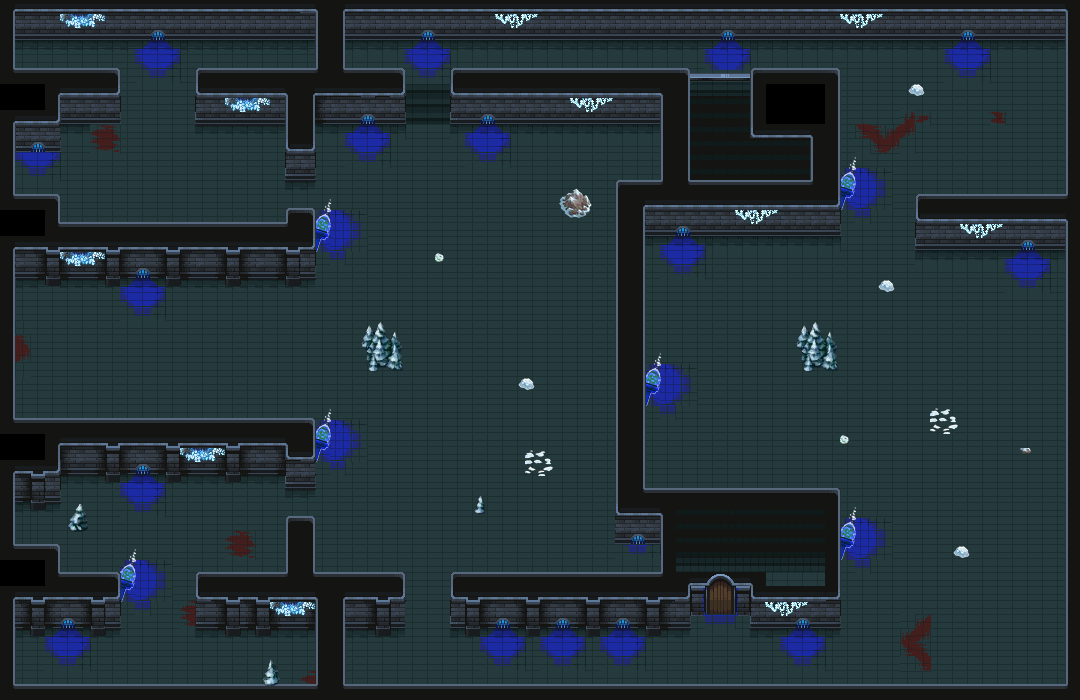

A 2D game scene composited from a Tiled map and its tileset images. What follows is a short description and the map's XML, with each tile layer's data collapsed to a summary:
An orthogonal 72x50 tile map with 15x14 px tiles, 6 tile layers (bg, lumières, flambeaux, Calque de Tuiles 2, ...), 8 tilesets and 46 objects (37x collision, 7x monster spawnarea, spawnpoint, portal spawnpoint).

<map version="1.10" tiledversion="1.10.2" orientation="orthogonal" renderorder="right-down" width="72" height="50" tilewidth="15" tileheight="14" infinite="0" nextlayerid="10" nextobjectid="78">
 <tileset firstgid="1" source="Tiles.tsx" />
 <tileset firstgid="626" source="flambeau bleu.tsx" />
 <tileset firstgid="1646" source="lumières d map2.tsx" />
 <tileset firstgid="2374" source="lumières h map2.tsx" />
 <tileset firstgid="3102" source="neige1.tsx" />
 <tileset firstgid="3678" source="neige2.tsx" />
 <tileset firstgid="4254" source="neige3.tsx" />
 <tileset firstgid="4806" source="neige4.tsx" />
 <layer id="1" name="bg" width="72" height="50">
  <data>[3600 cells, 3563 non-empty, 25 distinct tile ids]</data>
 </layer>
 <layer id="9" name="lumières" width="72" height="50">
  <data>[3600 cells, 78 non-empty, 13 distinct tile ids]</data>
 </layer>
 <layer id="8" name="flambeaux" width="72" height="50">
  <data>[3600 cells, 72 non-empty, 12 distinct tile ids]</data>
 </layer>
 <layer id="2" name="Calque de Tuiles 2" width="72" height="50">
  <data>[3600 cells, 1130 non-empty, 44 distinct tile ids]</data>
 </layer>
 <layer id="3" name="Calque de Tuiles 3" width="72" height="50">
  <data>[3600 cells, 82 non-empty, 20 distinct tile ids]</data>
 </layer>
 <layer id="7" name="grilles" width="72" height="50">
  <data>[3600 cells, 425 non-empty, 72 distinct tile ids]</data>
 </layer>
 <objectgroup id="4" name="collision">
  <object id="1" type="collision" x="1" y="-1" width="1078.67" height="37.8754" />
  <object id="4" type="collision" x="314.667" y="10" width="30" height="62.6667" />
  <object id="6" type="collision" x="197.333" y="68" width="209.333" height="54.619" />
  <object id="7" type="collision" x="284" y="94.6667" width="32" height="68.67" />
  <object id="8" type="collision" x="450.667" y="68.3333" width="234.667" height="54.949" />
  <object id="9" type="collision" x="660" y="68.8334" width="30.25" height="115.166" />
  <object id="10" type="collision" x="750.25" y="68.5833" width="89.0833" height="70.0833" />
  <object id="11" type="collision" x="809.333" y="136" width="31.8333" height="99.2054" />
  <object id="12" type="collision" x="618.667" y="180" width="194.667" height="54.619" />
  <object id="13" type="collision" x="614.667" y="180" width="32" height="359.997" />
  <object id="14" type="collision" x="914.667" y="193.333" width="165" height="56.3626" />
  <object id="15" type="collision" x="1065.33" y="9.33333" width="14.6667" height="190.667" />
  <object id="16" type="collision" x="1065.33" y="221.333" width="17.3333" height="484.82" />
  <object id="17" type="collision" x="450.667" y="572" width="240" height="57.7662" />
  <object id="18" type="collision" x="686.667" y="572" width="64" height="42.4362" />
  <object id="19" type="collision" x="750.667" y="585.333" width="88.6667" height="44.619" />
  <object id="22" type="collision" x="642.667" y="489.334" width="196.666" height="50.6667" />
  <object id="23" type="collision" x="660" y="514.667" width="178.666" height="82" />
  <object id="24" type="collision" x="-1.33333" y="8" width="17.3333" height="696.667" />
  <object id="25" type="collision" x="13.3333" y="66.6667" width="108" height="49.3881" />
  <object id="26" type="collision" x="6.66667" y="104" width="56" height="46.1317" />
  <object id="27" type="collision" x="13.3333" y="193.333" width="46.6667" height="44" />
  <object id="28" type="collision" x="57.3333" y="221.333" width="230.667" height="54.279" />
  <object id="29" type="collision" x="-1.33333" y="233.333" width="81.3333" height="46.7662" />
  <object id="30" type="collision" x="285.333" y="206.667" width="30.6667" height="69.3333" />
  <object id="32" type="collision" x="-1.33333" y="418.667" width="317.333" height="56.3626" />
  <object id="33" type="collision" x="-2.66667" y="464" width="64" height="40.0226" />
  <object id="34" type="collision" x="0" y="544" width="61.3333" height="50.6667" />
  <object id="35" type="collision" x="56" y="572" width="64" height="56.0226" />
  <object id="36" type="collision" x="-1.33333" y="586.667" width="61.3333" height="40.4617" />
  <object id="38" type="collision" x="288" y="452" width="28" height="33.949" />
  <object id="39" type="collision" x="286.667" y="516" width="29.3333" height="113.333" />
  <object id="40" type="collision" x="194.667" y="572" width="212" height="59.5099" />
  <object id="41" type="collision" x="312" y="620" width="34.6667" height="77.3333" />
  <object id="42" type="collision" x="0.3333" y="685.333" width="319.667" height="13.3333" />
  <object id="43" type="collision" x="345.333" y="682.667" width="730.667" height="20" />
  <object id="69" type="collision" x="683" y="74" width="132" height="116" />
 </objectgroup>
 <objectgroup id="6" name="spawn and exit">
  <object id="68" type="spawnpoint" x="62" y="349">
   <point />
  </object>
  <object id="77" type="portal spawnpoint" x="164.333" y="560.333">
   <point />
  </object>
 </objectgroup>
 <objectgroup id="5" name="monster area">
  <object id="64" type="monster spawnarea" x="707.091" y="278.365" width="315.313" height="197.105" />
  <object id="71" type="monster spawnarea" x="880.091" y="475.365" width="141.313" height="194.105" />
  <object id="70" type="monster spawnarea" x="876.091" y="65.365" width="158.313" height="123.105" />
  <object id="67" type="monster spawnarea" x="92.091" y="143.365" width="162.313" height="72.105" />
  <object id="75" type="monster spawnarea" x="155.424" y="511.698" width="3.97967" height="166.772" />
  <object id="66" type="monster spawnarea" x="359.091" y="271.365" width="218.313" height="293.105" />
  <object id="72" type="monster spawnarea" x="359.091" y="152.365" width="218.313" height="339.105" />
 </objectgroup>
</map>
